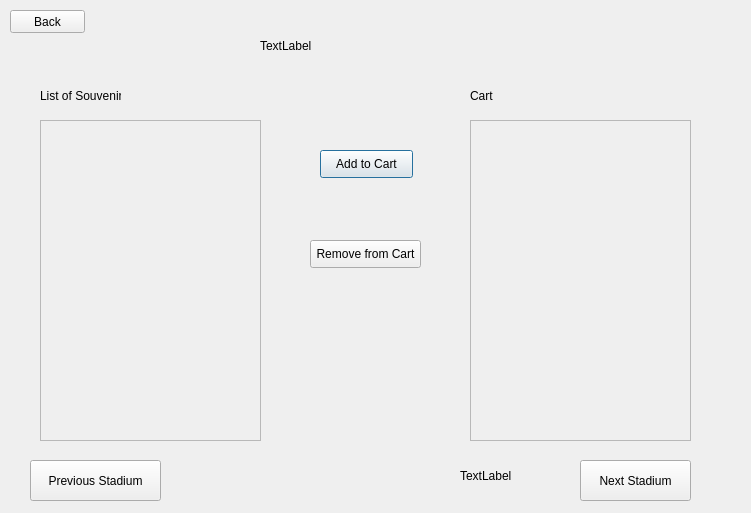
<?xml version="1.0" encoding="UTF-8"?>
<ui version="4.0">
 <class>Purchase</class>
 <widget class="QDialog" name="Purchase">
  <property name="geometry">
   <rect>
    <x>0</x>
    <y>0</y>
    <width>751</width>
    <height>513</height>
   </rect>
  </property>
  <property name="windowTitle">
   <string>Dialog</string>
  </property>
  <widget class="QScrollArea" name="scrollArea">
   <property name="geometry">
    <rect>
     <x>40</x>
     <y>120</y>
     <width>221</width>
     <height>321</height>
    </rect>
   </property>
   <property name="widgetResizable">
    <bool>true</bool>
   </property>
   <widget class="QWidget" name="list_of_souvenir_scroll_area_2">
    <property name="geometry">
     <rect>
      <x>0</x>
      <y>0</y>
      <width>219</width>
      <height>319</height>
     </rect>
    </property>
   </widget>
  </widget>
  <widget class="QPushButton" name="addToCart">
   <property name="geometry">
    <rect>
     <x>320</x>
     <y>150</y>
     <width>93</width>
     <height>28</height>
    </rect>
   </property>
   <property name="text">
    <string>Add to Cart</string>
   </property>
  </widget>
  <widget class="QPushButton" name="next">
   <property name="geometry">
    <rect>
     <x>580</x>
     <y>460</y>
     <width>111</width>
     <height>41</height>
    </rect>
   </property>
   <property name="text">
    <string>Next Stadium</string>
   </property>
  </widget>
  <widget class="QPushButton" name="backToTripType">
   <property name="geometry">
    <rect>
     <x>10</x>
     <y>10</y>
     <width>75</width>
     <height>23</height>
    </rect>
   </property>
   <property name="text">
    <string>Back</string>
   </property>
  </widget>
  <widget class="QLabel" name="subtotal_2">
   <property name="geometry">
    <rect>
     <x>460</x>
     <y>460</y>
     <width>81</width>
     <height>31</height>
    </rect>
   </property>
   <property name="text">
    <string>TextLabel</string>
   </property>
  </widget>
  <widget class="QScrollArea" name="scrollArea_2">
   <property name="geometry">
    <rect>
     <x>470</x>
     <y>120</y>
     <width>221</width>
     <height>321</height>
    </rect>
   </property>
   <property name="widgetResizable">
    <bool>true</bool>
   </property>
   <widget class="QWidget" name="cart_scroll_area_2">
    <property name="geometry">
     <rect>
      <x>0</x>
      <y>0</y>
      <width>219</width>
      <height>319</height>
     </rect>
    </property>
   </widget>
  </widget>
  <widget class="QPushButton" name="removeFromCart">
   <property name="geometry">
    <rect>
     <x>310</x>
     <y>240</y>
     <width>111</width>
     <height>28</height>
    </rect>
   </property>
   <property name="text">
    <string>Remove from Cart</string>
   </property>
  </widget>
  <widget class="QLabel" name="cart">
   <property name="geometry">
    <rect>
     <x>470</x>
     <y>80</y>
     <width>81</width>
     <height>31</height>
    </rect>
   </property>
   <property name="text">
    <string>Cart</string>
   </property>
  </widget>
  <widget class="QLabel" name="stadiumName">
   <property name="geometry">
    <rect>
     <x>260</x>
     <y>20</y>
     <width>271</width>
     <height>51</height>
    </rect>
   </property>
   <property name="toolTip">
    <string>&lt;html&gt;&lt;head/&gt;&lt;body&gt;&lt;p align=&quot;center&quot;&gt;&lt;br/&gt;&lt;/p&gt;&lt;/body&gt;&lt;/html&gt;</string>
   </property>
   <property name="text">
    <string>TextLabel</string>
   </property>
  </widget>
  <widget class="QPushButton" name="prev_stadium">
   <property name="geometry">
    <rect>
     <x>30</x>
     <y>460</y>
     <width>131</width>
     <height>41</height>
    </rect>
   </property>
   <property name="text">
    <string>Previous Stadium</string>
   </property>
  </widget>
  <widget class="QLabel" name="labelSouvenir">
   <property name="geometry">
    <rect>
     <x>40</x>
     <y>80</y>
     <width>81</width>
     <height>31</height>
    </rect>
   </property>
   <property name="text">
    <string>List of Souvenirs</string>
   </property>
  </widget>
 </widget>
 <resources/>
 <connections/>
</ui>
